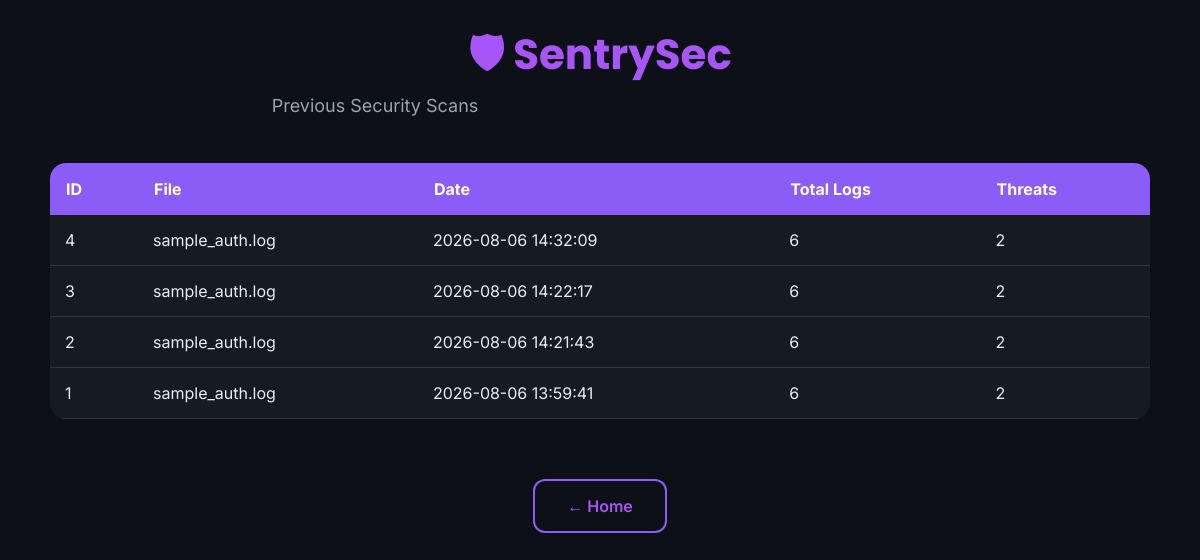
Page /history on the earlier database version.
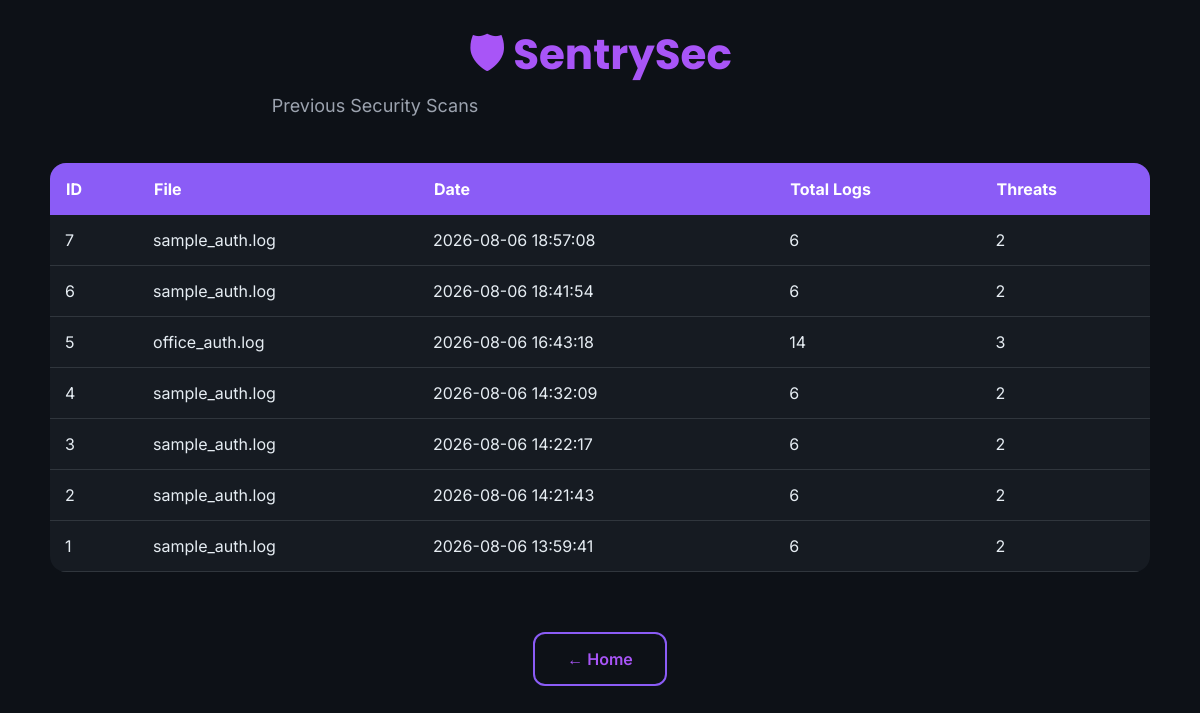
Same page on the later database version.
### tables this page shows
CREATE TABLE scan_history (

            id INTEGER PRIMARY KEY AUTOINCREMENT,

            filename TEXT,

            scan_time TIMESTAMP DEFAULT CURRENT_TIMESTAMP,

            total_logs INTEGER,

            failed_logins INTEGER,

            successful_logins INTEGER,

            threat_count INTEGER

        );

### app.py (the view)
@app.route("/history")
def history():
    scans = get_history()
    return render_template(
        "history.html",
        scans=scans
    )

### database.py (called while the page is built)
def get_connection():
    conn = sqlite3.connect(DATABASE)
    conn.row_factory = sqlite3.Row
    return conn

def get_history():
    conn = get_connection()
    cursor = conn.cursor()
    cursor.execute("""
        SELECT *

        FROM scan_history

        ORDER BY id DESC
    """)
    rows = cursor.fetchall()
    conn.close()
    return rows

### templates/history.html (shortened to what this page needs)
<!DOCTYPE html>
<html lang="en">
<head>
<link rel="stylesheet"
href="{{ url_for('static', filename='style.css') }}">
</head>
<body>
<div class="dashboard">
<div class="page-title">
<h1>🛡 SentrySec</h1>
<p>Previous Security Scans</p>
</div>
<table class="history-table">
<tr>
<th>ID</th>
<th>File</th>
<th>Date</th>
<th>Total Logs</th>
<th>Threats</th>
</tr>
{% for scan in scans %}
<tr
    onclick="window.location='/scan/{{ scan[0] }}'"
    style="cursor:pointer;"
>
    <td>{{ scan[0] }}</td>
    <td>{{ scan[1] }}</td>
    <td>{{ scan[2] }}</td>
    <td>{{ scan[3] }}</td>
    <td>{{ scan[6] }}</td>
</tr>
{% endfor %}
</table>
<br>
<div class="button-group">
    <a href="/" class="secondary-btn">
        ← Home
    </a>
</div>
</div>
</body>
</html>

### static/style.css (style rules this page uses)
* { margin:0; padding:0; box-sizing:border-box; }
html,body { width:100%; height:100%; }
body { font-family:"Inter",sans-serif; background:#0D1117; color:#E6EDF3; min-height:100vh; padding:30px; }
h1 { font-family:"Poppins",sans-serif; font-size:42px; line-height:1.2; margin-bottom:25px; }
p { max-width:650px; margin:0 auto 50px; color:#9CA3AF; font-size:18px; line-height:1.8; }
.dashboard { width:100%; max-width:1100px; margin:auto; }
.page-title { text-align:center; margin-bottom:40px; }
.page-title h1 { color:#A855F7; margin-bottom:10px; }
.page-title p { margin:0; color:#9CA3AF; }
.history-table { width:100%; border-collapse:collapse; background:#161B22; border-radius:16px; overflow:hidden; }
.history-table th { background:#8B5CF6; color:white; padding:16px; text-align:left; }
.history-table td { padding:15px; border-bottom:1px solid #30363D; }
.history-table tr { transition:.25s ease; }
.button-group { display:flex; justify-content:center; gap:20px; margin-top:40px; flex-wrap:wrap; }
.primary-btn, .secondary-btn { text-decoration:none; padding:15px 32px; border-radius:12px; font-weight:600; transition:.25s; display:inline-block; }
.secondary-btn { border:2px solid #8B5CF6; color:#A855F7; background:transparent; }

Differences in the rows shown:
added scan_history: id "7", filename "sample_auth.log", scan_time "2026-08-06 18:57:08", total_logs "6", threat_count "2"
added scan_history: id "6", filename "sample_auth.log", scan_time "2026-08-06 18:41:54", total_logs "6", threat_count "2"
added scan_history: id "5", filename "office_auth.log", scan_time "2026-08-06 16:43:18", total_logs "14", threat_count "3"
